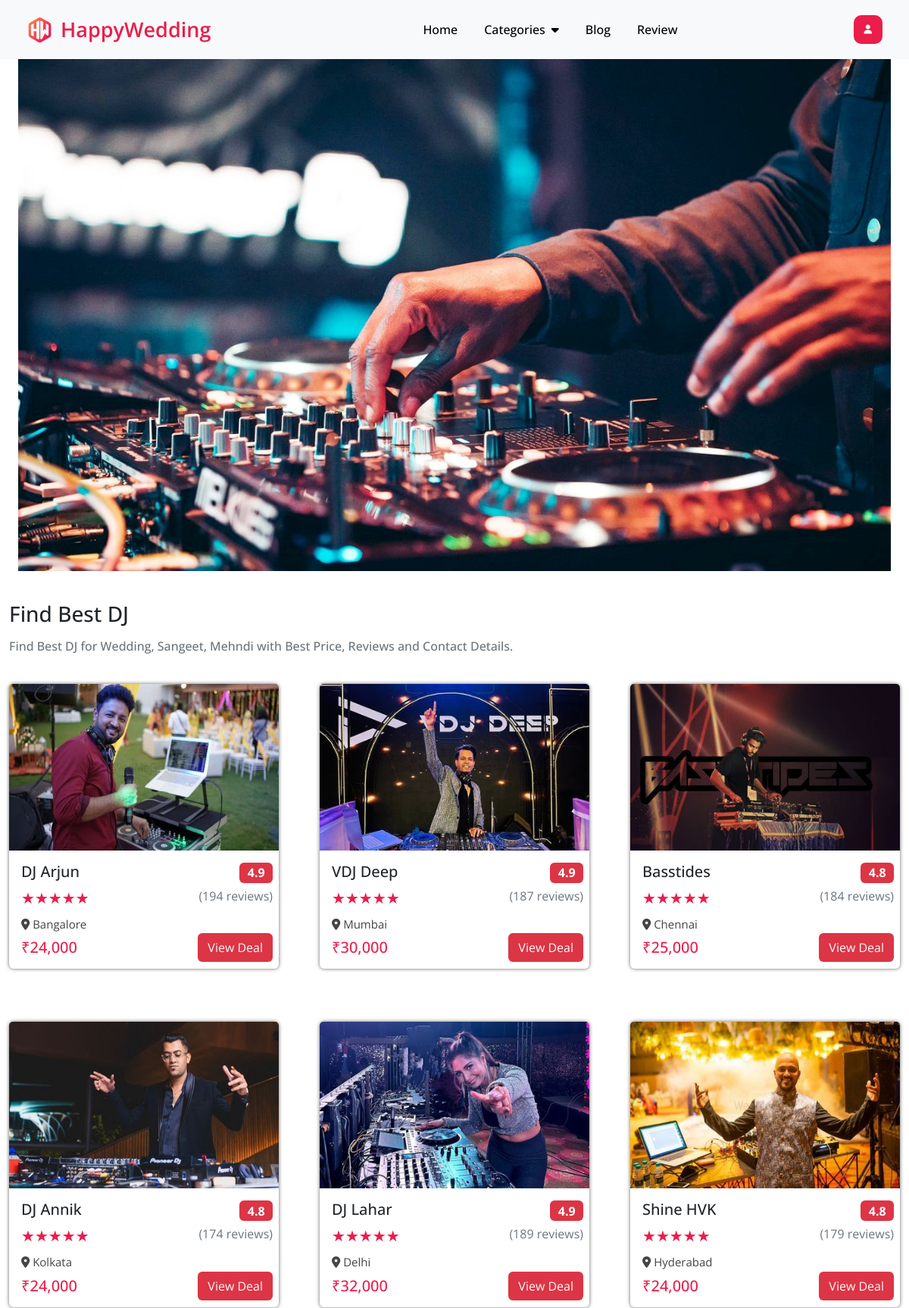
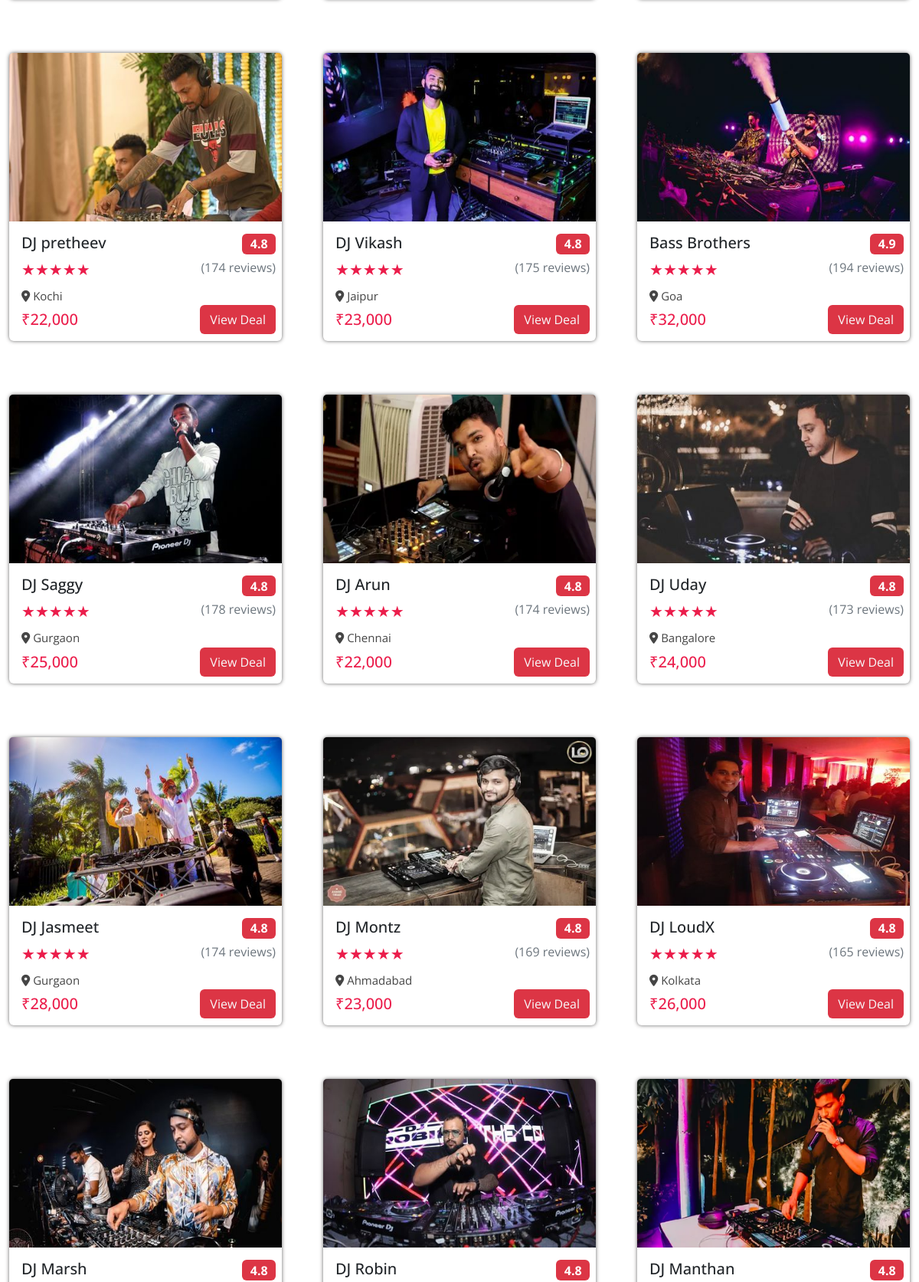
The app's page /djs/ (upper part) with its own data (2 pictures, top to bottom).
### eventapp/models.py (models this page shows, shortened)
class Dj(models.Model):
    img=models.ImageField(upload_to="djs")
    name=models.CharField(max_length=50)
    rate=models.CharField(max_length=50)
    review=models.CharField(max_length=50)
    place=models.CharField(max_length=50)
    price=models.CharField(max_length=50)

### eventapp/views.py (the view)
# urls.py: path('djs/',views.djs,name='djs'),
def djs(request):
    dict_djs={
        'djs':Dj.objects.all()
    }
    return render(request,'djs.html',dict_djs)

### templates/djs.html (shortened to what this page needs)
{% extends 'base.html' %}
{% load static %}
{% block content %}
<div class="container-fluid transparent-bg"></div>
<div class="container">
    <h3 class="title">Find Best DJ</h3>
    <h6 class="description my-3 text-secondary">Find Best DJ for Wedding, Sangeet, Mehndi with Best Price, Reviews and Contact Details.</h6>
    <div class="row">
        {% for i in djs %}
            <div class="event-card">
                <div class="card">
                    <img src="{{i.img.url}}" class="card-img-top" alt="">
                    <div class="card-body">
                        <h5 class="card-title">{{i.name}} <span class="badge bg-danger position-absolute end-0 me-2">{{i.rate}}</span></h5>
                        <p class="stars fs-5">&#9733;&#9733;&#9733;&#9733;&#9733;<span class="review text-secondary position-absolute end-0 me-2"> ({{i.review}} reviews)</span></p>
                        <p class="place"><i class="fa-solid fa-location-dot"></i> {{i.place}}</p>
                        <h5 class="card-text price mt-3">₹{{i.price}}<a href="{% url 'dj' %}" class="btn bg-danger text-light position-absolute end-0 me-2">View Deal</a></h5>
                    </div>
                </div>
            </div>
        {% endfor %}
    </div>
</div>
{% endblock %}

### templates/base.html (style rules this page uses)
* { margin: 0; padding: 0; box-sizing: border-box; text-decoration: none; font-family: "Open Sans", sans-serif; }
body { margin-top: 50px; height: 100vh; width: 100%; line-height: 1.5; }
.container { max-width: 1200px; margin: auto; }
.card { cursor: pointer; margin-bottom: 70px; border: none; box-shadow: 0 0 5px rgba(83, 82, 82, 0.89); }
.event-card { width: 380px; }
.card img { height: 220px; }

### records on screen
Dj: img (picture), name "DJ Arjun", rate "4.9", review "194", place "Bangalore", price "24,000"
Dj: img (picture), name "VDJ Deep", rate "4.9", review "187", place "Mumbai", price "30,000"
Dj: img (picture), name "Basstides", rate "4.8", review "184", place "Chennai", price "25,000"
Dj: img (picture), name "DJ Annik", rate "4.8", review "174", place "Kolkata", price "24,000"
Dj: img (picture), name "DJ Lahar", rate "4.9", review "189", place "Delhi", price "32,000"
Dj: img (picture), name "Shine HVK", rate "4.8", review "179", place "Hyderabad", price "24,000"
Dj: img (picture), name "DJ pretheev", rate "4.8", review "174", place "Kochi", price "22,000"
Dj: img (picture), name "DJ Vikash", rate "4.8", review "175", place "Jaipur", price "23,000"
Dj: img (picture), name "Bass Brothers", rate "4.9", review "194", place "Goa", price "32,000"
Dj: img (picture), name "DJ Saggy", rate "4.8", review "178", place "Gurgaon", price "25,000"
Dj: img (picture), name "DJ Arun", rate "4.8", review "174", place "Chennai", price "22,000"
Dj: img (picture), name "DJ Uday", rate "4.8", review "173", place "Bangalore", price "24,000"
Dj: img (picture), name "DJ Jasmeet", rate "4.8", review "174", place "Gurgaon", price "28,000"
Dj: img (picture), name "DJ Montz", rate "4.8", review "169", place "Ahmadabad", price "23,000"
Dj: img (picture), name "DJ LoudX", rate "4.8", review "165", place "Kolkata", price "26,000"
Dj: img (picture), name "DJ Marsh", rate "4.8"
Dj: img (picture), name "DJ Robin", rate "4.8"
Dj: img (picture), name "DJ Manthan", rate "4.8"
